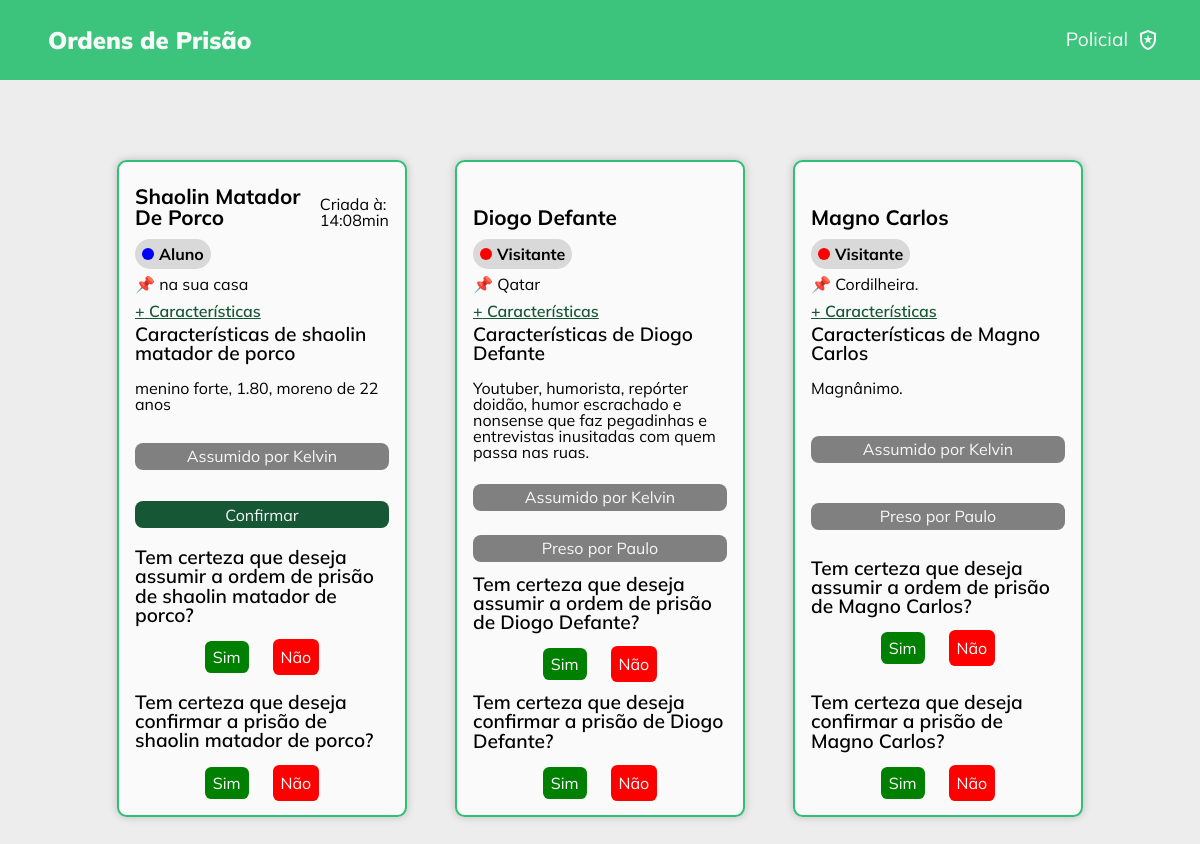
/src/listarOrdensdePrisao/index.php, run on the app's committed database.
### tables this page shows
CREATE TABLE IF NOT EXISTS `ordemprisao` (
  `idOrdem` int(11) NOT NULL AUTO_INCREMENT,
  `idTicket` int(11) NOT NULL,
  `idTipoMeliante` int(11) NOT NULL,
  `idTurmaMeliante` int(11) DEFAULT NULL,
  `idStatusOrdem` int(11) NOT NULL,
  `nomeMeliante` varchar(100) NOT NULL,
  `descricaoMeliante` varchar(200) NOT NULL,
  `localVisto` varchar(100) NOT NULL,
  `nomeDenunciante` varchar(100) NOT NULL,
  `telefoneDenunciante` varchar(50) NOT NULL,
  `assumidaPor` int(11) DEFAULT NULL,
  `presoPor` int(11) DEFAULT NULL,
  `horaOrdem` timestamp NOT NULL DEFAULT current_timestamp() ON UPDATE current_timestamp(),
  PRIMARY KEY (`idOrdem`),
  KEY `idTicket` (`idTicket`),
  KEY `idTipoMeliante` (`idTipoMeliante`),
  KEY `idTurmaMeliante` (`idTurmaMeliante`),
  KEY `idStatusOrdem` (`idStatusOrdem`),
  KEY `assumidaPor` (`assumidaPor`),
  KEY `presoPor` (`presoPor`)
);

CREATE TABLE IF NOT EXISTS `tipomeliante` (
  `idTipoMeliante` int(11) NOT NULL,
  `nome` varchar(100) NOT NULL,
  PRIMARY KEY (`idTipoMeliante`)
);

### src/db/MySQL.php (called while the page is built, shortened)
<?php
class MySQL{
	private $connection;
	public function __construct(){
		$this->connection = new \mysqli(HOST,USUARIO,SENHA,BANCO);
		$this->connection->set_charset("utf8");
	}
	public function consulta($sql){
		$result = $this->connection->query($sql);
		$data = array();
		while($item = mysqli_fetch_array($result)){
			$data[] = $item;
		}
		return $data;
		}
	}
?>

### src/classes/OrdemPrisao.php (called while the page is built, shortened)
<?php
class OrdemPrisao implements ActiveRecord
{
  private int $idOrdem;
  private int $idTipoMeliante;
  private int $horaOrdem;
  private ?int $assumidaPor;
  private ?int $presoPor;
    public function setIdOrdem(int $idOrdem): void
    {
        $this->idOrdem = $idOrdem;
    }
    public function getIdOrdem(): int
    {
        return $this->idOrdem;
    }
    public function setIdTipoMeliante(int $idTipoMeliante): void
    {
        $this->idTipoMeliante = $idTipoMeliante;
    }
    public function getIdTipoMeliante(): int
    {
        return $this->idTipoMeliante;
    }
    public function getNomeMeliante(): string
    {
        return $this->nomeMeliante;
    }
    public function getDescricaoMeliante(): string
    {
        return $this->descricaoMeliante;
    }
    public function getLocalVisto(): string
    {
        return $this->localVisto;
    }
  public function setHoraOrdem(string $horaOrdem): void
  {
    $this->horaOrdem = strtotime($horaOrdem);
  }
    public function getHoraOrdem(): int
    {
        return $this->horaOrdem;
    }
  public function setAssumidaPor(?int $assumidaPor): void
  {
    $this->assumidaPor = $assumidaPor;
  }
  public function getAssumidaPor(): int | null
  {
    return $this->assumidaPor;
  }
  public function setPresoPor(?int $presoPor): void
  {
    $this->presoPor = $presoPor;
  }
  public function getPresoPor(): int | null
  {
    return $this->presoPor;
  }
    public static function findall(): array
    {
        $conexao = new MySQL();
        $sql = "SELECT * FROM ordemPrisao ORDER BY 'ASC'";
        $resultados = $conexao->consulta($sql);
        $ordens = array();
        foreach ($resultados as $resultado) {
            $o = new OrdemPrisao(
                    $resultado['nomeMeliante'],
                    $resultado['descricaoMeliante'],
                    $resultado['localVisto'],
                    $resultado['nomeDenunciante'],
                    $resultado['telefoneDenunciante']
            );
            $o->setIdTicket($resultado['idTicket']);
            $o->setIdTipoMeliante($resultado['idTipoMeliante']);
            $o->setIdStatusOrdem($resultado['idStatusOrdem']);
            $o->setHoraOrdem($resultado['horaOrdem']);
            if (isset($resultado['idTurmaMeliante'])) {
                $o->setidTurmaMeliante($resultado['idTurmaMeliante']);
            } else{
                $o->setidTurmaMeliante(null);
            }
            if (isset($resultado['assumidaPor'])) {
                $o->setAssumidaPor($resultado['assumidaPor']);
            } else{
                $o->setAssumidaPor(null);
            }
            if (isset($resultado['presoPor'])) {
                $o->setPresoPor($resultado['presoPor']);
            } else{
                $o->setPresoPor(null);
            }
            $o->setIdOrdem($resultado['idOrdem']);
            $ordens[] = $o;
        }
        return $ordens;
    }
}

### src/classes/TipoMeliante.php (called while the page is built, shortened)
<?php
class TipoMeliante
{
    public function getNome(): string
    {
        return $this->nome;
    }
    public static function find($id): TipoMeliante
    {
        $conexao = new MySQL();
        $sql = "SELECT * FROM tipoMeliante WHERE idTipoMeliante = {$id}";
        $resultado = $conexao->consulta($sql);
        $u = new TipoMeliante($resultado[0]['idTipoMeliante'],$resultado[0]['nome']);
        return $u;
    }
}

### src/listarOrdensdePrisao/index.php (the view, shortened to what this page needs)
<?php
$ordens = OrdemPrisao::findall();
?>
<!DOCTYPE html>
<html lang="pt-BR">
<head>
    <link rel="stylesheet" href="style.css">
    <link rel="stylesheet" href="https://cdnjs.cloudflare.com/ajax/libs/jquery-modal/0.9.1/jquery.modal.min.css" />
    <link rel="stylesheet" href="../assets/styles/reset.css">
    <link rel="stylesheet" href="../assets/styles/globalStyles.css">
</head>
<body>
    <div class="container">
        <div class="header">
            <div class="logo">
                Ordens de Prisão
            </div>
            <div class="user">
                <p>Policial</p>
                <span class="material-symbols-outlined">
                </span>
            </div>
        </div>
        <div class="main-content">
            <div class="order-list">
                <?php
                if (count($ordens) > 0) {
                    foreach ($ordens as $ordem) {
                        $ordemId = $ordem->getIdOrdem();
                        $nomeMeliante = $ordem->getNomeMeliante();
                        $tipoMeliante = TipoMeliante::find($ordem->getIdTipoMeliante());
                        $nomeTipoMeliante = strtolower($tipoMeliante->getNome());
                        $assumidoPor = "";
                        $btnPrisao =  "<div class='order-btn disabled'><h2>Confirmar</h2></div>";
                        $btnResponsavel = "<div class='order-btn'><a href='#assumir{$ordemId}' rel='modal:open'><h2>Assumir</h2></a></div>";
                        $timeOrdem = $ordem->getHoraOrdem();
                        $time = date('H:i', (time() - $timeOrdem));
                        $timer = "
                            <div class='time'>
                                <h3>Criada à: </h3>
                                <h3>{$time}min</h3>
                            </div>
                        ";
                        if (!is_null($ordem->getAssumidaPor())) {
                            $assumidoPor = "Kelvin";
                            $btnResponsavel = "<div class='order-btn disabled'><h2>Assumido por {$assumidoPor}</h2></div>";
                            $btnPrisao =  "<div class='order-btn'><a href='#confirm{$ordemId}' rel='modal:open'><h2>Confirmar</h2></a></div>";
                        }
                        if(!is_null($ordem->getPresoPor())){
                            $presoPor = 'Paulo';
                            $btnResponsavel = !is_null($ordem->getAssumidaPor()) ? "<div class='order-btn disabled'><h2>Assumido por {$assumidoPor}</h2></div>" : "<div class='order-btn disabled'><h2>Assumir</h2></div>";
                            $btnPrisao = "<div class='order-btn disabled'><h2>Preso por {$presoPor}</h2></div>";
                            $timer ='';
                        }
                        $template = "
                        <div class='order'>
                            <div class='order-content'>
                                <div class='order-header'>
                                    <h2>{$nomeMeliante}</h2>
                                    {$timer}
                                </div>
                                <div class='order-type'>
                                    <div class='ball' id='ball-{$nomeTipoMeliante}'></div>
                                    <p>{$nomeTipoMeliante}</p>
                                </div>
                                <h4>📌 {$ordem->getLocalVisto()}</h4>
                                <a href='#tips{$ordemId}' rel='modal:open'>
                                    <p>&nbsp;Características</p>
                                </a>
                                <div id='tips{$ordemId}' class='modal'>
                                    <h1 class='modal-title'>Características de {$nomeMeliante}</h1>
                                    <p>{$ordem->getDescricaoMeliante()}
                                </div>
                            </div>
                            {$btnResponsavel}
                            {$btnPrisao}
                            <div id='assumir{$ordemId}' class='modal'>
                                <h1 class='modal-title'>Tem certeza que deseja assumir a ordem de prisão de {$nomeMeliante}?</h1>
                                <div class='opt-btns'>
                                    <div class='btn-modal confirm-btn'>
                                        <form action='assumirPrisao.php' method='post'>
                                            <input type='hidden' name='idOrdemPrisao' value='{$ordemId}'>
                                            <input name='assumir' type='submit' value='Sim'>
                                        </form>
                                    </div>
                                    <div class='btn-modal cancel-btn'>
                                        <a rel='modal:close'>Não</a>
                                    </div>
                                </div>
                            </div>
                            <div id='confirm{$ordemId}' class='modal'>
                                <h1 class='modal-title'>Tem certeza que deseja confirmar a prisão de {$nomeMeliante}?</h1>
                                <div class='opt-btns'>
                                    <div class='btn-modal confirm-btn'>
                                        <form action='confirmaPrisao.php' method='post'>
                                            <input type='hidden' name='idOrdemPrisao' value='{$ordemId}'>
                                            <input name='confirmar' type='submit' value='Sim'>
                                        </form>
                                    </div>
                                    <div class='btn-modal cancel-btn'>
                                        <a rel='modal:close'>Não</a>
                                    </div>
                                </div>
                            </div>
                        </div>";
                        echo $template;
                    }
                } else{
                    $template = "<div class='not-found'><h1 class='modal-title' >Nenhuma ordem de prisão encontrada</h4></div>";
                    echo $template;
                }
                ?>
            </div>
        </div>
    </div>
</body>
</html>

### src/listarOrdensdePrisao/style.css (style rules this page uses)
body { color: var(--white); background-color: var(--gray); }
.container { width: 100%; height: 100vh; }
.header { width: 100%; height: 80px; background-color: var(--primary); display: flex; justify-content: space-between; padding: 0 2.5rem 0 3rem; align-items: center; }
.logo, .user { display: flex; justify-content: center; align-items: center; }
.logo { font-size: 150%; font-weight: 900; }
.user { gap: .5rem; position: relative; }
.user > p { font-size: 120%; }
.main-content { padding: 80px 4rem 4rem 4rem; }
.order-list { display: flex; flex-wrap: wrap; gap: 3rem; justify-content: center; }
.order { width: 290px; padding: 1rem; display: flex; flex-direction: column; justify-content: space-between; background-color: var(--white); color: var(--black); gap: .8rem; border-radius: .6rem; border: 2px solid var(--primaryVariant); box-shadow: 0 0 8px var(--blackOpacity); }
.order a { text-decoration: none; color: var(--white); }
.order-type { display: flex; background-color:var(--gray2); padding: 7px; border-radius: 15px; width: fit-content; justify-content: flex-start; align-items: center; gap: 5px; font-weight: bold; }
.order-type > p { text-transform: capitalize; }
.order-content { display: flex; flex-direction: column; align-items: flex-start; gap: .4rem; }
.order-header { display: flex; width: 100%; height: 50px; justify-content: space-between; align-items: flex-end; margin-bottom: .3rem; }
.order-header > h2 { font-size: 130%; font-weight: bold; text-transform: capitalize; }
.order-header > .time { display: flex; flex-direction: column; }
.order-content > a { display: flex; align-items: center; color: var(--green); font-weight: 600; text-decoration: underline; margin-top: .3rem; }
.order-content > a::before { content: "+"; }
.ball { width: 12px; height: 12px; border-radius: 50%; }
#ball-aluno { background-color: var(--blue); }
#ball-visitante { background-color: var(--red); }
.order-btn { background-color: var(--green); margin-top: .7rem; padding: .35rem; text-align: center; border-radius: 8px; color: var(--white); }
.modal { color: var(--black); }
.modal-title { font-size: 120%; font-weight: 600; margin-bottom:1rem ; }
.disabled { background-color: gray; }
.opt-btns { display: flex; width: 100%; justify-content: center; align-items: center; gap: 1.5rem; }
.opt-btns > .confirm-btn > form > input[type='submit'] { background-color: green; border: none; padding: .5rem; border-radius: .4rem; font-size: 100%; color: white; }
.opt-btns > .cancel-btn > a { background-color: red; border-radius: .4rem; padding: .5rem; font-size: 100%; color: white; }

### src/assets/styles/globalStyles.css (style rules this page uses)
:root { --primary: #3CC47C; --primaryVariant: #2FBF77; --gray: #EDEDED; --gray2: #D9D9D9; --white: #fafafafa; --green: #165735; --darkGreen: #104228; --black: #000000; --blackOpacity: #00000035; --blue: blue; --yellow: yellow; --red: red; --main-font: "Mulish"; }
body { font-family: "Mulish"; }

### data on the page
ordemprisao: nomeMeliante "Shaolin Matador De Porco", horaOrdem "14:08", idTipoMeliante.nome "Aluno", localVisto "na sua casa", nomeMeliante "shaolin matador de porco", descricaoMeliante "menino forte, 1.80, moreno de 22 anos", assumidaPor "Kelvin"
ordemprisao: nomeMeliante "Diogo Defante", idTipoMeliante.nome "Visitante", localVisto "Qatar", descricaoMeliante "Youtuber, humorista, repórter doidão, humor escrachado e nonsense que faz pegadinhas e entrevistas inusitadas com quem passa nas ruas.", assumidaPor "Kelvin", presoPor "Paulo"
ordemprisao: nomeMeliante "Magno Carlos", idTipoMeliante.nome "Visitante", localVisto "Cordilheira.", descricaoMeliante "Magnânimo.", assumidaPor "Kelvin", presoPor "Paulo"
